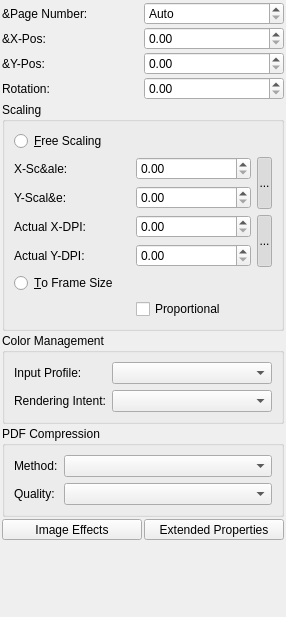
<?xml version="1.0" encoding="UTF-8"?>
<ui version="4.0">
 <class>PropertiesPalette_ImageBase</class>
 <widget class="QWidget" name="PropertiesPalette_ImageBase">
  <property name="geometry">
   <rect>
    <x>0</x>
    <y>0</y>
    <width>286</width>
    <height>617</height>
   </rect>
  </property>
  <property name="windowTitle">
   <string notr="true">Form</string>
  </property>
  <layout class="QVBoxLayout" name="verticalLayout">
   <property name="spacing">
    <number>2</number>
   </property>
   <property name="leftMargin">
    <number>2</number>
   </property>
   <property name="topMargin">
    <number>2</number>
   </property>
   <property name="rightMargin">
    <number>2</number>
   </property>
   <property name="bottomMargin">
    <number>2</number>
   </property>
   <item>
    <layout class="QGridLayout" name="gridLayout">
     <item row="2" column="0">
      <widget class="QLabel" name="xposImgLabel">
       <property name="text">
        <string>&amp;X-Pos:</string>
       </property>
      </widget>
     </item>
     <item row="2" column="1">
      <widget class="ScrSpinBox" name="imageXOffsetSpinBox">
       <property name="sizePolicy">
        <sizepolicy hsizetype="Minimum" vsizetype="Fixed">
         <horstretch>0</horstretch>
         <verstretch>0</verstretch>
        </sizepolicy>
       </property>
       <property name="toolTip">
        <string>Horizontal offset of image within frame</string>
       </property>
      </widget>
     </item>
     <item row="4" column="0">
      <widget class="QLabel" name="imageRotationLabel">
       <property name="text">
        <string>Rotation:</string>
       </property>
      </widget>
     </item>
     <item row="4" column="1">
      <widget class="ScrSpinBox" name="imageRotation">
       <property name="sizePolicy">
        <sizepolicy hsizetype="Minimum" vsizetype="Fixed">
         <horstretch>0</horstretch>
         <verstretch>0</verstretch>
        </sizepolicy>
       </property>
      </widget>
     </item>
     <item row="1" column="0">
      <widget class="QLabel" name="imagePageNumberLabel">
       <property name="text">
        <string>&amp;Page Number:</string>
       </property>
      </widget>
     </item>
     <item row="3" column="0">
      <widget class="QLabel" name="yposImgLabel">
       <property name="text">
        <string>&amp;Y-Pos:</string>
       </property>
      </widget>
     </item>
     <item row="3" column="1">
      <widget class="ScrSpinBox" name="imageYOffsetSpinBox">
       <property name="sizePolicy">
        <sizepolicy hsizetype="Minimum" vsizetype="Fixed">
         <horstretch>0</horstretch>
         <verstretch>0</verstretch>
        </sizepolicy>
       </property>
       <property name="toolTip">
        <string>Vertical offset of image within frame</string>
       </property>
      </widget>
     </item>
     <item row="1" column="1">
      <widget class="ScrSpinBox" name="imagePageNumber">
       <property name="sizePolicy">
        <sizepolicy hsizetype="Minimum" vsizetype="Fixed">
         <horstretch>0</horstretch>
         <verstretch>0</verstretch>
        </sizepolicy>
       </property>
       <property name="specialValueText">
        <string>Auto</string>
       </property>
      </widget>
     </item>
    </layout>
   </item>
   <item>
    <widget class="QGroupBox" name="scalingGroupBox">
     <property name="title">
      <string>Scaling</string>
     </property>
     <layout class="QGridLayout" name="gridLayout_2">
      <item row="2" column="2" rowspan="2">
       <widget class="LinkButton" name="keepImageWHRatioButton">
        <property name="maximumSize">
         <size>
          <width>15</width>
          <height>32767</height>
         </size>
        </property>
        <property name="toolTip">
         <string>Keep the X and Y scaling the same</string>
        </property>
        <property name="text">
         <string>...</string>
        </property>
        <property name="checkable">
         <bool>true</bool>
        </property>
        <property name="checked">
         <bool>true</bool>
        </property>
        <property name="autoRaise">
         <bool>true</bool>
        </property>
       </widget>
      </item>
      <item row="2" column="0">
       <widget class="QLabel" name="xscaleLabel">
        <property name="text">
         <string>X-Sc&amp;ale:</string>
        </property>
       </widget>
      </item>
      <item row="2" column="1">
       <widget class="ScrSpinBox" name="imageXScaleSpinBox">
        <property name="sizePolicy">
         <sizepolicy hsizetype="Minimum" vsizetype="Fixed">
          <horstretch>0</horstretch>
          <verstretch>0</verstretch>
         </sizepolicy>
        </property>
        <property name="toolTip">
         <string>Resize the image horizontally</string>
        </property>
       </widget>
      </item>
      <item row="3" column="0">
       <widget class="QLabel" name="yscaleLabel">
        <property name="text">
         <string>Y-Scal&amp;e:</string>
        </property>
       </widget>
      </item>
      <item row="4" column="0">
       <widget class="QLabel" name="imgDPIXLabel">
        <property name="text">
         <string>Actual X-DPI:</string>
        </property>
       </widget>
      </item>
      <item row="4" column="1">
       <widget class="ScrSpinBox" name="imgDpiX">
        <property name="sizePolicy">
         <sizepolicy hsizetype="Minimum" vsizetype="Fixed">
          <horstretch>0</horstretch>
          <verstretch>0</verstretch>
         </sizepolicy>
        </property>
        <property name="toolTip">
         <string>Effective horizontal DPI of the image after scaling</string>
        </property>
       </widget>
      </item>
      <item row="5" column="0">
       <widget class="QLabel" name="imgDPIYLabel">
        <property name="text">
         <string>Actual Y-DPI:</string>
        </property>
       </widget>
      </item>
      <item row="5" column="1">
       <widget class="ScrSpinBox" name="imgDpiY">
        <property name="sizePolicy">
         <sizepolicy hsizetype="Minimum" vsizetype="Fixed">
          <horstretch>0</horstretch>
          <verstretch>0</verstretch>
         </sizepolicy>
        </property>
        <property name="toolTip">
         <string>Effective vertical DPI of the image after scaling</string>
        </property>
       </widget>
      </item>
      <item row="4" column="2" rowspan="2">
       <widget class="LinkButton" name="keepImageDPIRatioButton">
        <property name="maximumSize">
         <size>
          <width>15</width>
          <height>32767</height>
         </size>
        </property>
        <property name="text">
         <string>...</string>
        </property>
        <property name="checkable">
         <bool>true</bool>
        </property>
        <property name="checked">
         <bool>true</bool>
        </property>
        <property name="autoRaise">
         <bool>true</bool>
        </property>
       </widget>
      </item>
      <item row="3" column="1">
       <widget class="ScrSpinBox" name="imageYScaleSpinBox">
        <property name="sizePolicy">
         <sizepolicy hsizetype="Minimum" vsizetype="Fixed">
          <horstretch>0</horstretch>
          <verstretch>0</verstretch>
         </sizepolicy>
        </property>
        <property name="toolTip">
         <string>Resize the image vertically</string>
        </property>
       </widget>
      </item>
      <item row="6" column="0" colspan="3">
       <widget class="QRadioButton" name="frameScale">
        <property name="toolTip">
         <string>Make the image fit within the size of the frame</string>
        </property>
        <property name="text">
         <string>&amp;To Frame Size</string>
        </property>
       </widget>
      </item>
      <item row="0" column="0" colspan="3">
       <widget class="QRadioButton" name="freeScale">
        <property name="toolTip">
         <string>Allow the image to be a different size to the frame</string>
        </property>
        <property name="text">
         <string>&amp;Free Scaling</string>
        </property>
       </widget>
      </item>
      <item row="7" column="1">
       <widget class="QCheckBox" name="cbProportional">
        <property name="toolTip">
         <string>Use image proportions rather than those of the frame</string>
        </property>
        <property name="text">
         <string>Proportional</string>
        </property>
       </widget>
      </item>
     </layout>
    </widget>
   </item>
   <item>
    <widget class="QGroupBox" name="colorMgmtGroup">
     <property name="title">
      <string>Color Management</string>
     </property>
     <layout class="QGridLayout" name="gridLayout_4">
      <item row="0" column="0">
       <widget class="QLabel" name="inputProfLabel">
        <property name="text">
         <string>Input Profile:</string>
        </property>
       </widget>
      </item>
      <item row="0" column="1">
       <widget class="QComboBox" name="inputProfiles">
        <property name="sizePolicy">
         <sizepolicy hsizetype="Expanding" vsizetype="Fixed">
          <horstretch>0</horstretch>
          <verstretch>0</verstretch>
         </sizepolicy>
        </property>
        <property name="toolTip">
         <string>Source profile of the image</string>
        </property>
       </widget>
      </item>
      <item row="1" column="0">
       <widget class="QLabel" name="renderIntentLabel">
        <property name="text">
         <string>Rendering Intent:</string>
        </property>
       </widget>
      </item>
      <item row="1" column="1">
       <widget class="QComboBox" name="renderIntent">
        <property name="sizePolicy">
         <sizepolicy hsizetype="Expanding" vsizetype="Fixed">
          <horstretch>0</horstretch>
          <verstretch>0</verstretch>
         </sizepolicy>
        </property>
        <property name="toolTip">
         <string>Rendering intent for the image</string>
        </property>
       </widget>
      </item>
     </layout>
    </widget>
   </item>
   <item>
    <widget class="QGroupBox" name="pdfCompressionGroup">
     <property name="title">
      <string>PDF Compression</string>
     </property>
     <layout class="QGridLayout" name="gridLayout_3">
      <item row="0" column="0">
       <widget class="QLabel" name="compressionMethodLabel">
        <property name="text">
         <string>Method:</string>
        </property>
       </widget>
      </item>
      <item row="0" column="1">
       <widget class="QComboBox" name="compressionMethod">
        <property name="sizePolicy">
         <sizepolicy hsizetype="Expanding" vsizetype="Fixed">
          <horstretch>0</horstretch>
          <verstretch>0</verstretch>
         </sizepolicy>
        </property>
        <property name="toolTip">
         <string>Compression method used in PDF export for the image</string>
        </property>
       </widget>
      </item>
      <item row="1" column="0">
       <widget class="QLabel" name="compressionQualityLabel">
        <property name="text">
         <string>Quality:</string>
        </property>
       </widget>
      </item>
      <item row="1" column="1">
       <widget class="QComboBox" name="compressionQuality">
        <property name="sizePolicy">
         <sizepolicy hsizetype="Expanding" vsizetype="Fixed">
          <horstretch>0</horstretch>
          <verstretch>0</verstretch>
         </sizepolicy>
        </property>
        <property name="toolTip">
         <string>Compression quality used in PDF export for the image</string>
        </property>
       </widget>
      </item>
     </layout>
    </widget>
   </item>
   <item>
    <layout class="QHBoxLayout" name="horizontalLayout">
     <item>
      <widget class="QToolButton" name="imgEffectsButton">
       <property name="sizePolicy">
        <sizepolicy hsizetype="MinimumExpanding" vsizetype="Fixed">
         <horstretch>0</horstretch>
         <verstretch>0</verstretch>
        </sizepolicy>
       </property>
       <property name="text">
        <string>Image Effects</string>
       </property>
      </widget>
     </item>
     <item>
      <widget class="QToolButton" name="imgExtProperties">
       <property name="sizePolicy">
        <sizepolicy hsizetype="MinimumExpanding" vsizetype="Fixed">
         <horstretch>0</horstretch>
         <verstretch>0</verstretch>
        </sizepolicy>
       </property>
       <property name="text">
        <string>Extended Properties</string>
       </property>
      </widget>
     </item>
    </layout>
   </item>
   <item>
    <spacer name="verticalSpacer">
     <property name="orientation">
      <enum>Qt::Vertical</enum>
     </property>
     <property name="sizeHint" stdset="0">
      <size>
       <width>20</width>
       <height>40</height>
      </size>
     </property>
    </spacer>
   </item>
  </layout>
 </widget>
 <customwidgets>
  <customwidget>
   <class>ScrSpinBox</class>
   <extends>QDoubleSpinBox</extends>
   <header>ui/scrspinbox.h</header>
  </customwidget>
  <customwidget>
   <class>LinkButton</class>
   <extends>QToolButton</extends>
   <header>ui/linkbutton.h</header>
  </customwidget>
 </customwidgets>
 <tabstops>
  <tabstop>imagePageNumber</tabstop>
  <tabstop>imageXOffsetSpinBox</tabstop>
  <tabstop>imageYOffsetSpinBox</tabstop>
  <tabstop>imageRotation</tabstop>
  <tabstop>freeScale</tabstop>
  <tabstop>imageXScaleSpinBox</tabstop>
  <tabstop>imageYScaleSpinBox</tabstop>
  <tabstop>imgDpiX</tabstop>
  <tabstop>imgDpiY</tabstop>
  <tabstop>keepImageWHRatioButton</tabstop>
  <tabstop>keepImageDPIRatioButton</tabstop>
  <tabstop>frameScale</tabstop>
  <tabstop>cbProportional</tabstop>
  <tabstop>inputProfiles</tabstop>
  <tabstop>renderIntent</tabstop>
  <tabstop>compressionMethod</tabstop>
  <tabstop>compressionQuality</tabstop>
  <tabstop>imgEffectsButton</tabstop>
  <tabstop>imgExtProperties</tabstop>
 </tabstops>
 <resources/>
 <connections/>
</ui>
